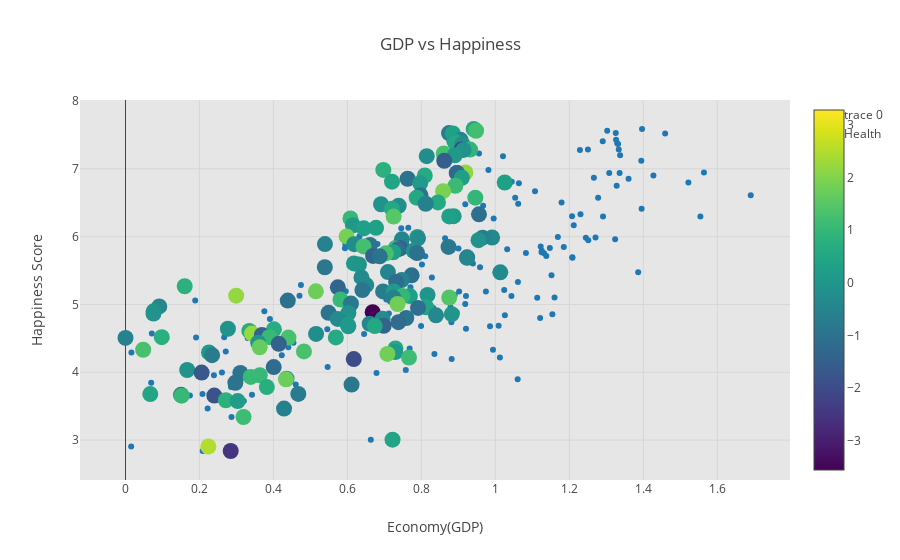

The code cell stored with this chart in its notebook:
### Markdown cell above
fig = go.Figure(data, layout)
py.offline.iplot(fig)
#py.iplot(fig, filename='basic-scatter')
#plot_url = py.plot(data, filename='basic-scatter')

### Code cell
#create the figure
fig = go.Figure(data, layout)
#run in offline mode
py.offline.iplot(fig)

#py.iplot(fig, filename='basic-scatter')

#plot_url = py.plot(data, filename='basic-scatter')

w = widgets.Dropdown(
    options=['2015', '2016', '2017'],
    value='2017',
    description='Select Years:',
)

### Figure 1 — Plotly figure (JSON) as saved in the notebook; plotly's stock layout.template omitted (floating-point values rounded to 4 significant figures; data arrays with more than 128 entries replaced by an {"elided": "..."} marker saying what was removed)
{"data": [{"mode": "markers", "type": "scatter", "uid": "9ef68767-dada-432b-8165-6199e516792c", "x": {"elided": "158 float values"}, "y": {"elided": "158 float values"}}, {"marker": {"color": {"elided": "600 float values"}, "colorscale": "Viridis", "showscale": true, "size": 16}, "mode": "markers", "name": "Health", "type": "scatter", "uid": "a9c05c5b-7f95-4161-b492-ab358ec02880", "x": {"elided": "158 float values"}, "y": {"elided": "158 float values"}}], "layout": {"plot_bgcolor": "rgb(230, 230,230)", "title": "GDP vs Happiness", "xaxis": {"title": "Economy(GDP)"}, "yaxis": {"title": "Happiness Score"}}}
